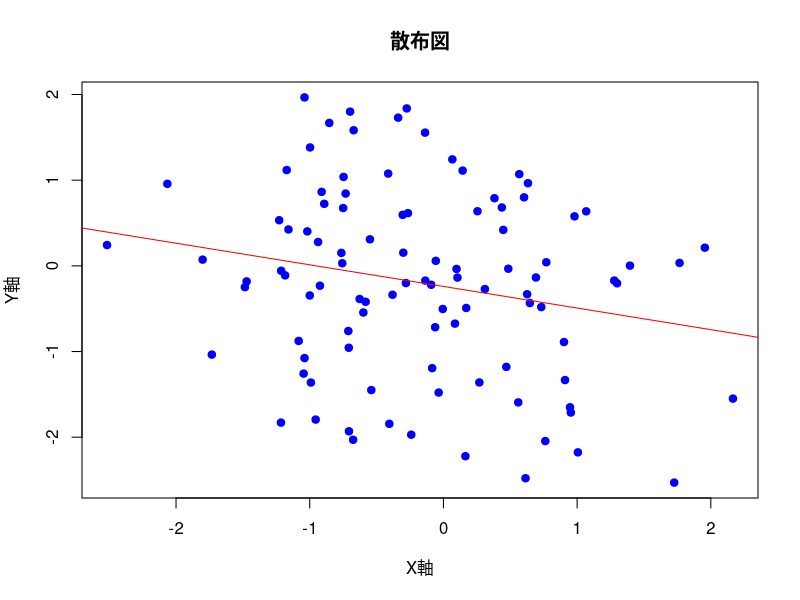

Reproduce this figure in R.
# R言語のテストコード例
# サンプルデータの作成
data <- data.frame(
  x = rnorm(100),  # 正規分布に従うランダムな数値
  y = rnorm(100)   # 正規分布に従うランダムな数値
)

# 散布図の描画
plot(data$x, data$y, main = "散布図", xlab = "X軸", ylab = "Y軸", col = "blue", pch = 19)

# 線形回帰モデルの作成
model <- lm(y ~ x, data = data)

# 回帰直線の追加
abline(model, col = "red")

# モデルの要約
summary(model)
